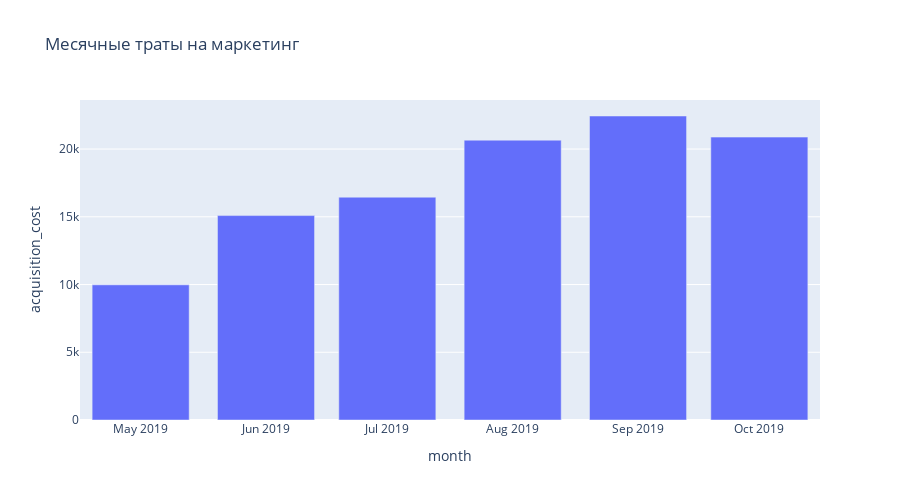

The code cell stored with this chart in its notebook:
### Markdown cell above
Те самые 4 топовых канала в топе по тратам денег на них. Можно предположить, что реклама в США работает лучше, чем в Европе, но этих графиков пока недостаточно, чтобы точно сделать такой вывод.

### Code cell
px.bar(profiles.groupby('month').agg({'acquisition_cost': 'sum'}).reset_index(),
       x='month', y='acquisition_cost', height=500,
       title='Месячные траты на маркетинг')

### Figure 1 — Plotly figure (JSON) as saved in the notebook; plotly's stock layout.template omitted (floating-point values rounded to 4 significant figures)
{"data": [{"alignmentgroup": "True", "hovertemplate": "month=%{x}<br>acquisition_cost=%{y}<extra></extra>", "legendgroup": "", "marker": {"color": "#636efa", "pattern": {"shape": ""}}, "name": "", "offsetgroup": "", "orientation": "v", "showlegend": false, "textposition": "auto", "type": "bar", "x": ["2019-05-01T00:00:00", "2019-06-01T00:00:00", "2019-07-01T00:00:00", "2019-08-01T00:00:00", "2019-09-01T00:00:00", "2019-10-01T00:00:00"], "xaxis": "x", "y": [9979.0, 15090.0, 16450.0, 20660.0, 22440.0, 20880.0], "yaxis": "y"}], "layout": {"barmode": "relative", "height": 500, "legend": {"tracegroupgap": 0}, "title": {"text": "Месячные траты на маркетинг"}, "xaxis": {"anchor": "y", "domain": [0, 1], "title": {"text": "month"}}, "yaxis": {"anchor": "x", "domain": [0, 1], "title": {"text": "acquisition_cost"}}}}
